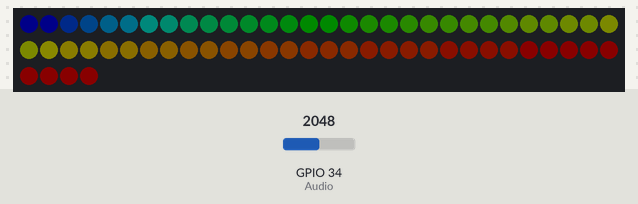
Simulated run of this sketch. Board: ESP32. On the bench: 64 RGB LEDs in strip order, left to right, continuing on the next row. The inputs (shaded band) are chosen by the test bench; at power-on: GPIO 34 (Audio) = 2048. Dim RGB values are drawn brighter than linear; what the sketch prints to the serial monitor is not drawn.

Above: at 0.1 s.

The sketch:

ESP32_Frequency-Analyser_WIP.ino
```cpp
//FFT
#include "arduinoFFT.h">
arduinoFFT FFT = arduinoFFT(); /* Create FFT object */
#define fps 60                        //Sets max. fps
//will go as fast as it can if set to high

//Neopixel
#include <FastLED.h>
#define LED_COUNT 64
#define LED_PIN 2
CRGB leds[LED_COUNT];

//Audio
#define Audio 34                      //Pin used to sample Audio

/*
  These values can be changed in order to evaluate the functions
*/
const uint16_t samples = 1024; //This value MUST ALWAYS be a power of 2
const double samplingFrequency = 40000;
const uint8_t amplitude = 100;
const uint8_t lowestband = 20;
const uint8_t highestband = samplingFrequency / 2;


/*FFT variables*/
double vReal[samples];
double Real[samples];
volatile double vRealBuffer[samples];
volatile double vFFT[samples];
double Imag[samples];

/*Input*/
float u;                              //Stores sampling Voltage reading

/* Timing Stuff*/
int TimingOld, TimingNew;                     //Framerate controll
int oldTime, newTime;                         //Sampling Frequency controll
int Oldtemp, Newtemp;                         //Temporary variables to troubleshoot
float Period = 1000000 / samplingFrequency;   //Time betweet each sampling reading in microseconds

/*Bucket Variables*/
double Buckets[LED_COUNT];            //Stores the Amplitude of all Frequencys
double BucketsOld[LED_COUNT];         //Stores the Amplitude of all Frequencys from last frame
int BucketFrequency[LED_COUNT];       //Stores the Frequency designatet to each Buckets[] entry
int smallestPosition[samples / 2];    //Stores which Buckets[] variable is closest to vReal[] variable
int Bucketentries[LED_COUNT];         //Stores how many vReal[] variables are put into one Buckets[] variable

float BucketPeakmeasure[samples / 2];  //Only used to update BucketAmplitude[] if necesarry

//Values which corespond to 100% of a Frequency
float BucketFFTamplitude[samples / 2] = {6215.35, 6215.35, 6047.04, 5879.84, 5714.83, 5552.93, 5394.93, 5241.38,
                                         5092.66, 4948.89, 4810.03, 4675.85, 4546.01, 4420.08, 4297.63, 4178.23,
                                         4061.51, 3947.23, 3835.22, 3725.45, 3617.98, 3512.99, 3410.71, 3311.43,
                                         3215.43, 3123.00, 3034.39, 2949.80, 2869.36, 2793.14, 2721.16, 2653.35,
                                         2589.62, 2529.82, 2473.76, 2421.24, 2372.02, 2325.88, 2282.54, 2241.74,
                                         2203.19, 2166.63, 2131.75, 2098.27, 2065.91, 2034.40, 2003.49, 1972.97,
                                         1942.65, 1912.38, 1882.05, 1851.63, 1821.08, 1790.45, 1759.80, 1729.23,
                                         1698.86, 1668.82, 1639.27, 1610.32, 1582.12, 1554.75, 1528.31, 1502.86,
                                         1478.43, 1455.04, 1432.67, 1411.31, 1390.92, 1371.45, 1352.84, 1335.02,
                                         1317.91, 1301.40, 1285.39, 1269.74, 1254.31, 1238.93, 1223.46, 1207.71,
                                         1191.55, 1174.83, 1157.45, 1139.36, 1120.54, 1101.04, 1080.95, 1060.44,
                                         1039.72, 1019.07, 998.76, 979.15, 960.57, 943.36, 927.84, 914.30, 902.96,
                                         894.00, 887.48, 883.41, 881.69, 882.12, 884.42, 888.25, 893.19, 898.78,
                                         904.56, 910.07, 914.86, 918.57, 920.88, 921.56, 920.47, 917.56, 912.87,
                                         906.51, 898.66, 889.56, 879.46, 868.65, 857.43, 846.08, 834.85, 824.00,
                                         813.73, 804.19, 795.53, 787.81, 781.10, 775.38, 770.63, 766.78, 763.72,
                                         761.34, 759.51, 758.09, 756.93, 755.91, 754.91, 753.84, 752.65, 751.28,
                                         749.71, 747.96, 746.03, 743.94, 741.73, 739.40, 736.97, 734.43, 731.79,
                                         729.02, 726.11, 723.06, 719.86, 716.55, 713.15, 709.73, 706.37, 703.16,
                                         700.21, 697.61, 695.44, 693.75, 692.56, 691.87, 691.62, 691.71, 692.03,
                                         692.42, 692.75, 692.87, 692.65, 692.01, 690.88, 689.25, 687.15, 684.65,
                                         681.83, 678.80, 675.69, 672.60, 669.62, 666.83, 664.26, 661.93, 659.82,
                                         657.88, 656.04, 654.22, 652.34, 650.32, 648.08, 645.55, 642.69, 639.48,
                                         635.92, 632.03, 627.84, 623.42, 618.85, 614.22, 609.62, 605.15, 600.93,
                                         597.04, 593.56, 590.55, 588.05, 586.06, 584.56, 583.50, 582.80, 582.37,
                                         582.07, 581.79, 581.38, 580.71, 579.67, 578.17, 576.13, 573.51, 570.32,
                                         566.59, 562.38, 557.78, 552.92, 547.92, 542.91, 538.03, 533.40, 529.11,
                                         525.25, 521.87, 518.98, 516.58, 514.64, 513.10, 511.89, 510.94, 510.15,
                                         509.44, 508.72, 507.92, 506.97, 505.80, 504.37, 502.65, 500.62, 498.26,
                                         495.59, 492.60, 489.34, 485.83, 482.12, 478.26, 474.30, 470.30, 466.32,
                                         462.40, 458.59, 454.94, 451.47, 448.21, 445.18, 442.35, 439.74, 437.30,
                                         435.00, 432.80, 430.64, 428.46, 426.21, 423.82, 421.25, 418.46, 415.42,
                                         412.12, 408.55, 404.75, 400.75, 396.61, 392.39, 388.16, 384.01, 380.02,
                                         376.25, 372.77, 369.64, 366.90, 364.58, 362.69, 361.23, 360.20, 359.58,
                                         359.34, 359.45, 359.89, 360.63, 361.63, 362.88, 364.35, 366.01, 367.85,
                                         369.84, 371.94, 374.12, 376.34, 378.53, 380.64, 382.60, 384.31, 385.71,
                                         386.71, 387.23, 387.21, 386.60, 385.36, 383.47, 380.94, 377.80, 374.09,
                                         369.87, 365.21, 360.19, 354.90, 349.44, 343.89, 338.34, 332.88, 327.58,
                                         322.51, 317.73, 313.30, 309.26, 305.64, 302.46, 299.72, 297.42, 295.53,
                                         294.01, 292.82, 291.88, 291.14, 290.52, 289.93, 289.32, 288.61, 287.74,
                                         286.69, 285.43, 283.94, 282.22, 280.30, 278.21, 275.99, 273.66, 271.28,
                                         268.90, 266.53, 264.23, 262.02, 259.91, 257.93, 256.09, 254.39, 252.84,
                                         251.44, 250.19, 249.08, 248.11, 247.26, 246.51, 245.85, 245.25, 244.68,
                                         244.11, 243.49, 242.80, 242.00, 241.06, 239.96, 238.70, 237.26, 235.65,
                                         233.90, 232.02, 230.05, 228.04, 226.03, 224.07, 222.19, 220.44, 218.86,
                                         217.46, 216.26, 215.27, 214.49, 213.91, 213.51, 213.27, 213.17, 213.17,
                                         213.25, 213.38, 213.54, 213.69, 213.83, 213.94, 214.00, 213.99, 213.93,
                                         213.79, 213.57, 213.28, 212.91, 212.46, 211.93, 211.32, 210.63, 209.87,
                                         209.04, 208.15, 207.20, 206.20, 205.16, 204.10, 203.03, 201.97, 200.92,
                                         199.92, 198.96, 198.07, 197.26, 196.54, 195.92, 195.39, 194.96, 194.63,
                                         194.39, 194.23, 194.14, 194.12, 194.14, 194.21, 194.30, 194.40, 194.51,
                                         194.61, 194.70, 194.79, 194.86, 194.91, 194.96, 195.01, 195.05, 195.10,
                                         195.15, 195.21, 195.28, 195.35, 195.40, 195.45, 195.46, 195.44, 195.35,
                                         195.20, 194.97, 194.65, 194.23, 193.71, 193.09, 192.37, 191.56, 190.67,
                                         189.72, 188.72, 187.70, 186.68, 185.69, 184.74, 183.86, 183.08, 182.41,
                                         181.88, 181.49, 181.26, 181.18, 181.27, 181.52, 181.90, 182.41, 183.03,
                                         183.74, 184.51, 185.31, 186.13, 186.95, 187.74, 188.50, 189.22, 189.90,
                                         190.54, 191.14, 191.72, 192.27, 192.82, 193.36, 193.90, 194.44, 194.99,
                                         195.54
                                        };

float BucketAmplitude[LED_COUNT] = {6021.28, 6021.28, 5350.83, 4720.76, 4164.83, 3702.91, 3336.08, 3048.91,
                                    2818.86, 2626.81, 2461.88, 2318.82, 2192.6, 2075.32, 1957.44, 1831.19,
                                    1693.33, 1545.88, 1394.95, 1248.68, 1115.16, 1000.76, 908.93, 839.61,
                                    789.76, 754.68, 729.84, 712.02, 699.31, 690.18, 682.77, 674.82, 664.35,
                                    650.2, 632.08, 610.18, 584.9, 556.88, 527.35, 498.25, 471.98, 450.6,
                                    434.95, 424.09, 415.55, 406.22, 393.73, 377.3, 358.08, 338.48, 321.24,
                                    308.32, 300.23, 295.87, 292.92, 288.6, 280.5, 267.15, 248.11, 223.72,
                                    194.66, 161.74, 125.96, 88.61
                                   };

/*float BucketNoise[64] = {284.43 , 714.73 , 667.95 , 579.42 , 451.34 , 416.01 , 268.92 , 228.56 , 200.94 , 168.76 , 133.52 , 128.60 , 132.47 , 176.75 , 157.20 , 177.93 , 124.83 , 102.09 , 111.68 , 94.17 ,
                         69.79 , 87.22 , 118.06 , 106.82 , 83.47 , 78.88 , 63.66 , 76.13 , 71.21 , 65.49 , 47.32 , 51.52 , 52.82 , 47.39 , 50.41 , 46.77 , 50.18 , 46.98 , 45.22 , 61.64 , 59.21 , 41.16 ,
                         51.24 , 48.89 , 43.70 , 47.39 , 43.54 , 55.91 , 42.58 , 46.39 , 53.77 , 60.31 , 42.50 , 44.84 , 47.86 , 53.01 , 38.61 , 68.58 , 55.88 , 41.50 , 35.53 , 46.39 , 33.63 , 40.40
                        };*/


/*LED stuff*/                         //Stores the fixed color for each LED
int Rfix[LED_COUNT];
int Gfix[LED_COUNT];
int Bfix[LED_COUNT];


/*Multicore Computing*/
TaskHandle_t Task1, Task2;
float CorePeriod = 1000000 / fps; //time a core has to do its Computation in us
bool checker;


void setup()
{

  FastLED.addLeds<WS2812B, LED_PIN, GRB>(leds, LED_COUNT);
  FastLED.setBrightness(255);
  FastLED.show();

  Serial.begin(115200);
  Serial.println("Ready");


  /*designating Frequency for LEDs*/
  //BucketFrequencyManual();
  BucketFrequencyFunction();

  /*aligning FFT results to LED Frequency*/
  vRealtoBucket();

  /*Setting LED colors to corresponding Frequency*/
  LEDColor();

  /*Multicore Computing*/
  xTaskCreatePinnedToCore(
    CodeCore0,
    "Sampling_Math_Drawing",
    1000,
    NULL,
    1,
    &Task1,
    0);

  xTaskCreatePinnedToCore(
    CodeCore1,
    "FFT",
    1000,
    NULL,
    1,
    &Task2,
    1);
}


void CodeCore0(void * parameter ) {
  //Code needs ~29800us
  for (;;) {

    //waiting for Core 1
    while (checker) {
      yield();
    } checker = 1;

    //Buckets ~2200us
    startbuckets();

    //FastLED ~2350us
    startdrawing();

    //Build raw data ~26600us
    startsampling();

  }
}


void CodeCore1(void * parameter ) {
  // Code needs ~30850us
  for (;;) {

    TimingOld = micros();

    //Getting Data from Buffer
    for (uint16_t i = 0; i < samples; i++) {
      Real[i] = vRealBuffer[i];
      Imag[i] = 0;
    }

    //Performing FFT ~30700us
    {
      //DCRemoval ~700us
      FFT.DCRemoval(Real, samples);

      //Windowing ~7150us
      FFT.Windowing(Real, samples, FFT_WIN_TYP_HAMMING, FFT_FORWARD);

      //Compute ~20150us
      FFT.Compute(Real, Imag, samples, FFT_FORWARD);

      //Complex to Magnitude ~2700us
      FFT.ComplexToMagnitude(Real, Imag, samples / 2);

      Real[0] = Real[1];
    }
    //Writing Data to Buffer
    for (uint16_t i = 0; i < samples / 2; i++) {
      vFFT[i] = Real[i];
      if (BucketPeakmeasure[i] <= Real[i]) {
        BucketPeakmeasure[i] = Real[i];
      }
    }

    //Delaying next Cycle to match fps setting
    TimingNew = micros();
    while (TimingNew - TimingOld < CorePeriod) {
      TimingNew = micros();
    }
    checker = 0;
  }
}


void startsampling() {
  for (uint16_t i = 0; i < samples; i++) {

    oldTime = micros();
    u = analogRead(Audio);
    vReal[i] = int8_t((amplitude * u / 4096) / 2.0);

    vRealBuffer[i] = vReal[i];
    if (i < LED_COUNT) {
      BucketsOld[i] = Buckets[i];
    }

    newTime = micros();
    while ((newTime - oldTime) < Period) {
      newTime = micros();
    }
  }
}

void startdrawing() {

  float R = 0, G = 0, B = 0;

  for (uint8_t Position = 0; Position < LED_COUNT; Position++) {

    R = Rfix[Position] / 10 * (Buckets[Position] / 11) + Rfix[Position] / 25;
    G = Gfix[Position] / 10 * (Buckets[Position] / 11) + Gfix[Position] / 25;
    B = Bfix[Position] / 10 * (Buckets[Position] / 11) + Bfix[Position] / 25;

    if (R > 255) {
      R = 255;
    }
    if (G > 255) {
      G = 255;
    }
    if (B > 255) {
      B = 255;
    }

    leds[LED_COUNT - 1 - Position] = CRGB(R, G, B);
  }

  FastLED.show();
}

void startbuckets() {

  //reseting Buckets
  for (int i = 0; i < LED_COUNT; i++) {
    Buckets[i] = 0;
  }
  //filling buckets
  for (int n = 0; n < samples / 2; n++) {
    Buckets[smallestPosition[n]] += (100 * vFFT[n] / BucketFFTamplitude[n]);
  }

  //normalising Buckets
  for (int i = 0; i < LED_COUNT; i++) {

    Buckets[i] = Buckets[i] / Bucketentries[i];
    //Buckets[i] = 100 * Buckets[i] / BucketAmplitude[i];
    /*if (Buckets[i] > 10) {
      Buckets[i] = 100 * (log10(Buckets[i]) - 1);
      }*/

    if (Buckets[i] > 100) {
      Buckets[i] = 100;
    }
  }

  double Bucketsbuffer[LED_COUNT];
  for (int i = 0; i < LED_COUNT; i++) {
    Bucketsbuffer[i] = Buckets[i];
  }
  for (int i = LED_COUNT / 2; i < LED_COUNT; i++) {
    if (Buckets[i] > Bucketsbuffer[i - 1] && Buckets[i] > Bucketsbuffer[i + 1] && i < LED_COUNT - 1) {
      Buckets[i - 1] /= 2;
      Buckets[i] *= 1.2;
      if (Buckets[i] > 100) {
        Buckets[i] = 100;
      }
      //Buckets[i] = 100 * (log10(Buckets[i]) - 1);
      Buckets[i + 1] /= 2;
    }
  }

  for (int i = 0; i < LED_COUNT; i++) {
    if (Buckets[i] < BucketsOld[i]) {
      Buckets[i] = (Buckets[i] + 2 * BucketsOld[i]) / 3;
    }
  }
}

void BucketFrequencyFunction() {

#define Zeile 6
#define Spalte 7
  double Matrix[Zeile][Spalte] = { {1, 1, 1, 1, 1, 1, 39},
    {pow(59, 5), pow(59, 4), pow(59, 3), pow(59, 2), 59, 1, 12000},
    {pow(33, 5), pow(33, 4),  pow(33, 3), pow(33, 2), 33, 1,  4000},
    {pow(50, 5), pow(50, 4), pow(50, 3), pow(50, 2), 50, 1,  8000},
    {pow(64, 5), pow(64, 4), pow(64, 3), pow(64, 2), 64, 1, 16000},
    {80, 32, 12, 4, 1, 0, 39}
  };
  double a = 0, b = 0, c = 0, d = 0, e = 0, f = 0;
  float x = 0;

  for (int k = 0; k < Zeile; k++) {
    for (int j = k + 1; j < Zeile; j++) {
      a = Matrix[j][k] / Matrix[k][k];
      for (int i = k; i < Spalte; i++) {
        Matrix[j][i] = Matrix[j][i] - a * Matrix[k][i];
      }
    }
    for (int ii = 0; ii < Zeile; ii++) {
      for (int jj = 0; jj < Spalte; jj++) {
        Matrix[ii][jj] /= 10;
      }
    }
  }

  f = Matrix[5][6] / Matrix[5][5];
  e = (Matrix[4][6] - Matrix[4][5] * f) / Matrix[4][4];
  d = (Matrix[3][6] - Matrix[3][5] * f - Matrix[3][4] * e ) / Matrix[3][3];
  c = (Matrix[2][6] - Matrix[2][5] * f - Matrix[2][4] * e - Matrix[2][3] * d) / Matrix[2][2];
  b = (Matrix[1][6] - Matrix[1][5] * f - Matrix[1][4] * e - Matrix[1][3] * d - Matrix[1][2] * c) / Matrix[1][1];
  a = (Matrix[0][6] - Matrix[0][5] * f - Matrix[0][4] * e - Matrix[0][3] * d - Matrix[0][2] * c - Matrix[0][1] * b) / Matrix[0][0];

  for (int i = 1; i <= LED_COUNT; i++) {
    BucketFrequency[i - 1] = (a * pow(i, 5)) + (b * pow(i, 4)) + (c * pow(i, 3)) + (d * pow(i, 2)) + (e * i) + f;
  }
}

void BucketFrequencyManual() {

  int startingFrequency = lowestband;
  int delta = 7;

  for (int i = 0; i < LED_COUNT; i++) {

    if (i == 0) {
      BucketFrequency[i] = startingFrequency;
    }
    else {
      BucketFrequency[i] = BucketFrequency[i - 1] + startingFrequency;
    }
    startingFrequency = startingFrequency + delta;
  }
}

void vRealtoBucket() {

  for (uint16_t i = 0; i < samples / 2; i++) {

    int Diff[LED_COUNT];
    int smallest;
    double abscissa = ((i * 1.0 * samplingFrequency) / samples);
    for (int j = 0; j < LED_COUNT; j++) {
      Diff[j] = abscissa - BucketFrequency[j];

      if (Diff[j] < 0) {
        Diff[j] = -Diff[j];
      }

      if (j == 0) {
        smallest = Diff[j];
      }
      if (smallest >= Diff[j]) {
        smallest = Diff[j];
        smallestPosition[i] = j;

      }
    }
  }

  for (int n = 0; n < LED_COUNT; n++) {
    for (int i = 0; i < samples / 2; i++) {
      if (smallestPosition[i] == n) {
        Bucketentries[n]++;
      }
    }
  }
}

void LEDColor() {

  int quarter = BucketFrequency[LED_COUNT - 1] / 4;
  int sub[3];
  for (int i = 0; i < LED_COUNT; i++) {
    if (BucketFrequency[i] <= quarter) {
      Rfix[i] = 255;
      Gfix[i] = 255 * BucketFrequency[i] / quarter;
      Bfix[i] = 0;
      sub[0] = BucketFrequency[i];
    }
    else if (BucketFrequency[i] <= 2 * quarter && BucketFrequency[i] > quarter) {
      Rfix[i] = 255 - 255 * (BucketFrequency[i] - sub[0]) / quarter;
      Gfix[i] = 255;
      Bfix[i] = 0;
      sub[1] = BucketFrequency[i];
    }
    else if (BucketFrequency[i] <= 3 * quarter && BucketFrequency[i] > 2 * quarter) {
      Rfix[i] = 0;
      Gfix[i] = 255;
      Bfix[i] = 255 * (BucketFrequency[i] - sub[1]) / quarter;
      sub[2] = BucketFrequency[i];
    }
    else {
      Rfix[i] = 0;
      Gfix[i] = 255 - 255 * (BucketFrequency[i] - sub[2]) / quarter;
      Bfix[i] = 255;
    }
    if (Rfix[i] < 0) {
      Rfix[i] = 0;
    } if (Gfix[i] < 0) {
      Gfix[i] = 0;
    } if (Bfix[i] < 0) {
      Bfix[i] = 0;
    }
  }
}

void loop()
{
  delay(1);
}
```
